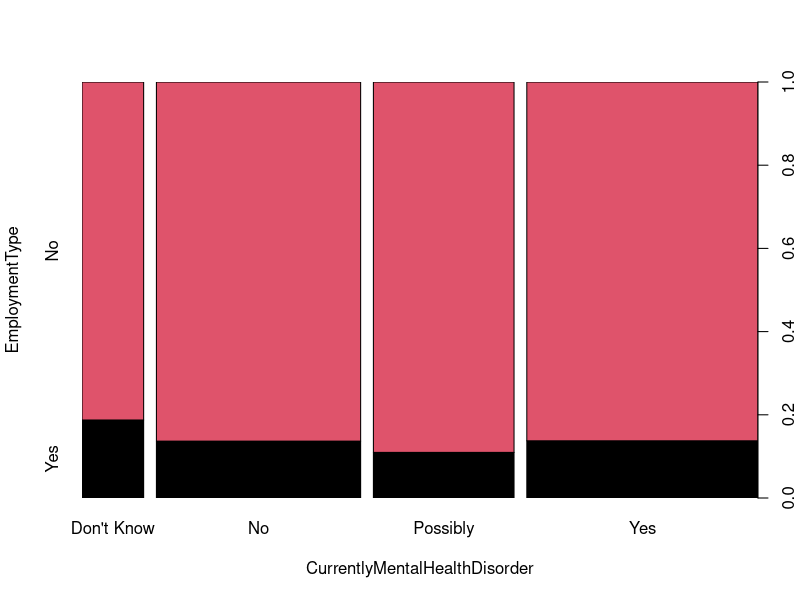
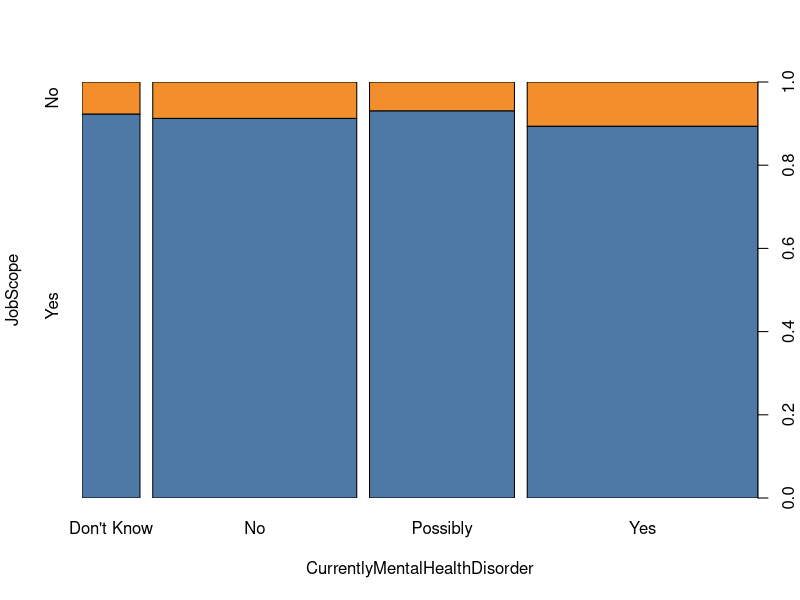
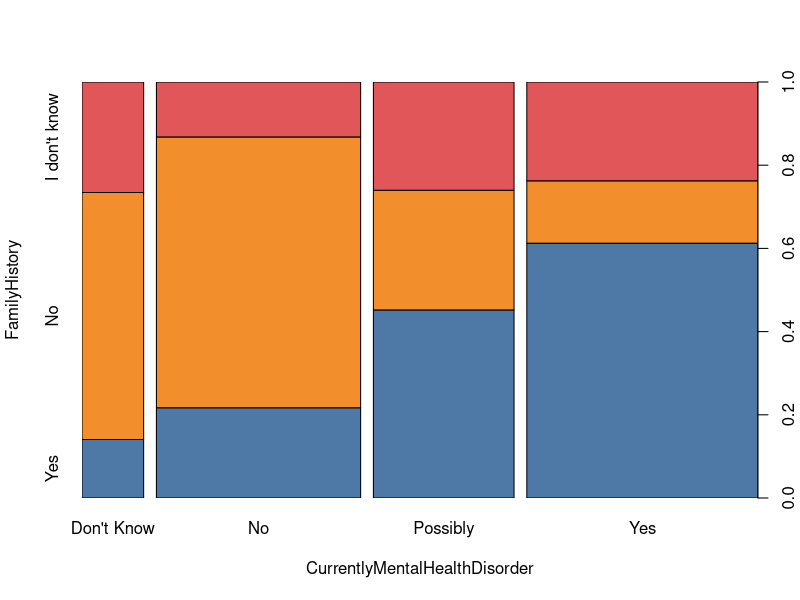
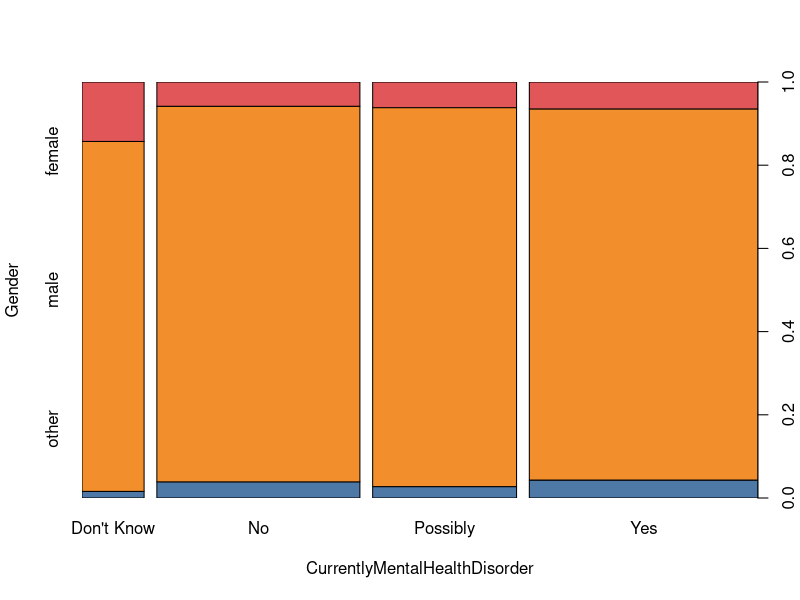
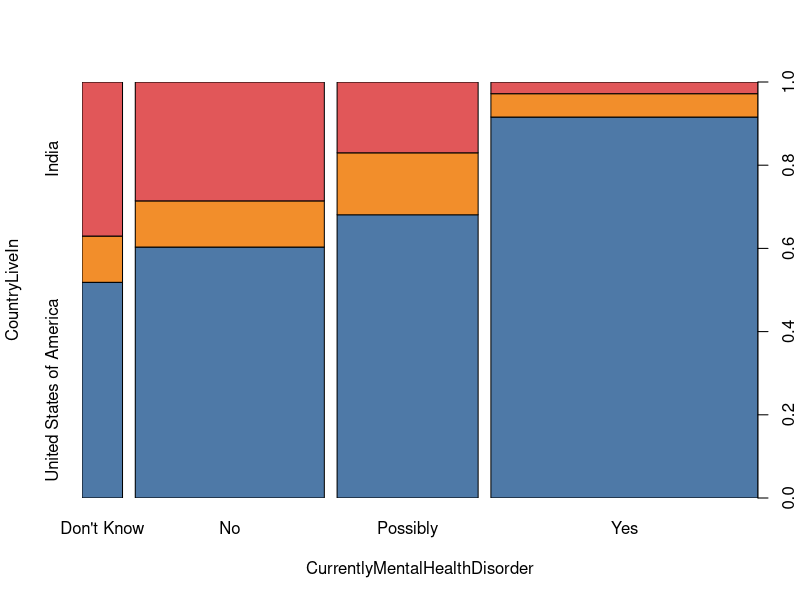
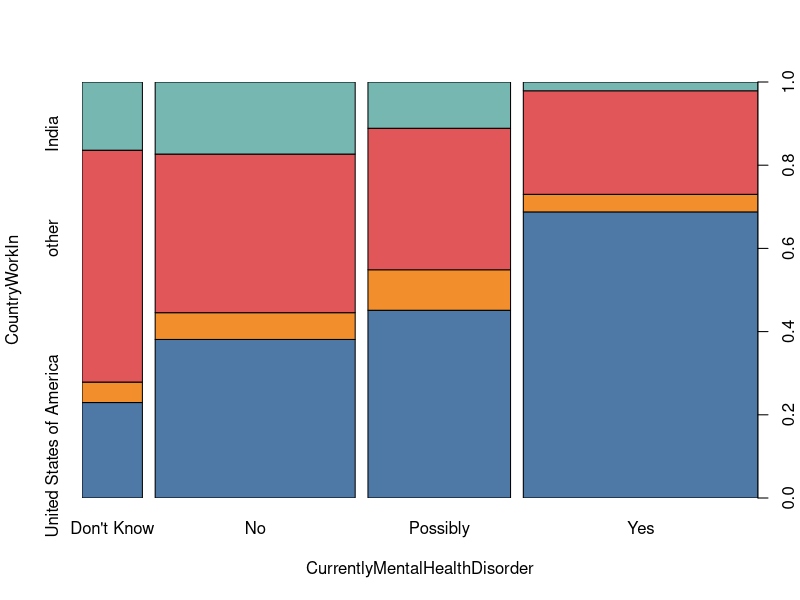
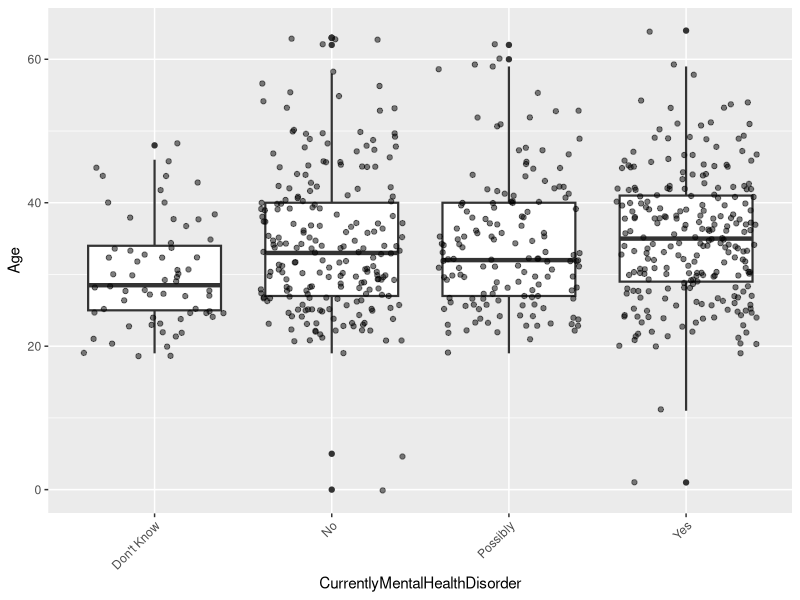
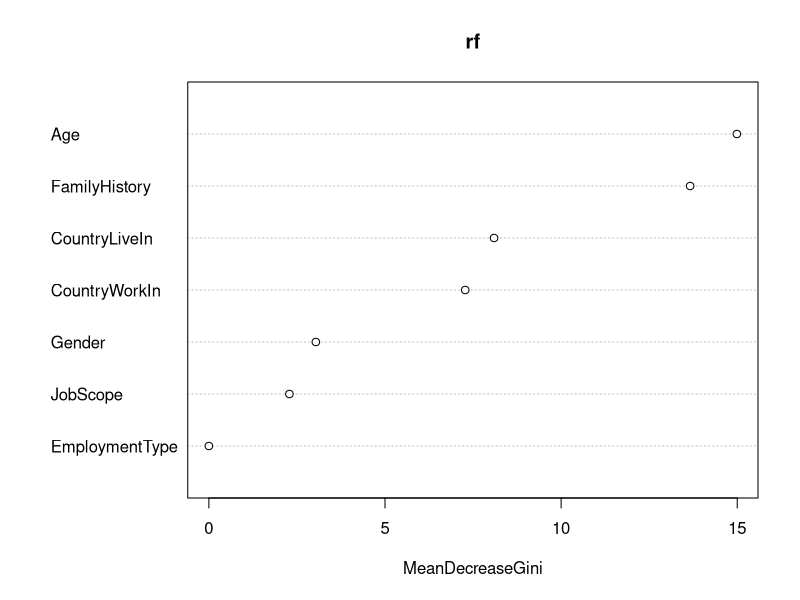

R code for these plots, in order:
## ---- chunk 1
knitr::opts_chunk$set(echo = TRUE)
library(dplyr)
library(ggplot2)

dat <- read.csv("eval/DataForModeling7Variables.csv", stringsAsFactors = T) 

Chi_func <- function(v1, v2){
  tb <- table(v1, v2)
  chi <- chisq.test(tb, correct = F)
  chi$p.value
}
## ---- chunk 2
spineplot(factor(dat$EmploymentType)~factor(dat$CurrentlyMentalHealthDisorder), 
          xlab = "CurrentlyMentalHealthDisorder", ylab = "EmploymentType",
          col = palette("Tableau"))
## ---- chunk 3
spineplot(factor(dat$JobScope)~factor(dat$CurrentlyMentalHealthDisorder), 
          xlab = "CurrentlyMentalHealthDisorder", ylab = "JobScope",
          col = palette("Tableau"))
## ---- chunk 4
spineplot(factor(dat$FamilyHistory)~factor(dat$CurrentlyMentalHealthDisorder), 
          xlab = "CurrentlyMentalHealthDisorder", ylab = "FamilyHistory",
          col = palette("Tableau"))
## ---- chunk 5
spineplot(factor(dat$Gender)~factor(dat$CurrentlyMentalHealthDisorder), 
          xlab = "CurrentlyMentalHealthDisorder", ylab = "Gender",
          col = palette("Tableau"))
## ---- chunk 6
spineplot(factor(dat$CountryLiveIn)~factor(dat$CurrentlyMentalHealthDisorder), 
          xlab = "CurrentlyMentalHealthDisorder", ylab = "CountryLiveIn",
          col = palette("Tableau"))
## ---- chunk 7
spineplot(factor(dat$CountryWorkIn)~factor(dat$CurrentlyMentalHealthDisorder), 
          xlab = "CurrentlyMentalHealthDisorder", ylab = "CountryWorkIn",
          col = palette("Tableau"))
## ---- chunk 8
ggplot(dat, aes(x = CurrentlyMentalHealthDisorder, y = Age)) +
  geom_boxplot(size = .75) +
  geom_jitter(alpha = .5) +
  theme(axis.text.x = element_text(angle = 45, hjust = 1, vjust = 1))
## ---- chunk 9
library(dplyr)
library(randomForest)
## ---- chunk 10
library(randomForest)
dat <- read.csv("eval/DataForModeling7Variables.csv", stringsAsFactors = T) 

set.seed(5566)
ind <- sample(2, nrow(dat), replace = TRUE, prob = c(0.7, 0.3))
train <- dat[ind==1,]
test <- dat[ind==2,]
rf <- randomForest(CurrentlyMentalHealthDisorder ~ ., data=train, na.action = na.omit) 
print(rf)
## ---- chunk 11
varImpPlot(rf, sort = TRUE)
## ---- chunk 12
library(MASS)
dat <- read.csv("eval/DataForModeling7Variables.csv", stringsAsFactors = T) 
## fit ordered logit model and store results 'm'
# Reference
# https://stats.oarc.ucla.edu/r/dae/ordinal-logistic-regression/
m <- polr(CurrentlyMentalHealthDisorder ~ ., data = dat, Hess=TRUE)
## view a summary of the model
summary(m)
## ---- chunk 13
library(dplyr)
dat <- read.csv("eval/DataForModeling8Variables.csv", stringsAsFactors = T)
tb <- table(dat$CurrentlyMentalHealthDisorder,
            dat$FamilyHistory)
chi <- chisq.test(tb, correct = F)
chi$p.value
## ---- chunk 14
dat <- read.csv("eval/DataForModeling8Variables.csv", stringsAsFactors = T) 
dat$Pandemic <- ifelse(dat$year < 2020, "Before", "After")
tb <- table(dat$CurrentlyMentalHealthDisorder, 
            dat$Pandemic)
chi <- chisq.test(tb, correct = F)
chi$p.value
## ---- chunk 15
dat <- read.csv("eval/MentalHealth_2019to2021_required.csv", stringsAsFactors = T)
dat$DiscussWithSupervisor <- dat$`Would.you.feel.comfortable.discussing.a.mental.health.issue.with.your.direct.supervisor.s..`
dat$Pandemic <- ifelse(dat$year < 2020, "Before", "After")
tb <- table(dat$DiscussWithSupervisor, 
            dat$Pandemic)
chi <- chisq.test(tb, correct = F)
chi$p.value
## ---- chunk 16
dat <- read.csv("eval/MentalHealth_2019to2021_required.csv", stringsAsFactors = T)
dat$DiscussWithCoworkers <- dat$`Would.you.feel.comfortable.discussing.a.mental.health.issue.with.your.coworkers.`
dat$Pandemic <- ifelse(dat$year < 2020, "Before", "After")
tb <- table(dat$DiscussWithCoworkers,
            dat$Pandemic)
chi <- chisq.test(tb, correct = F)
chi$p.value
